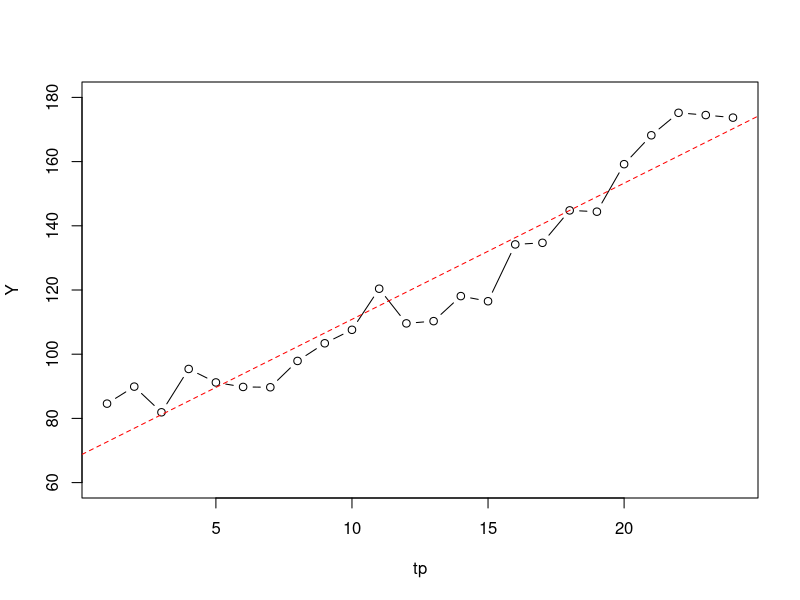
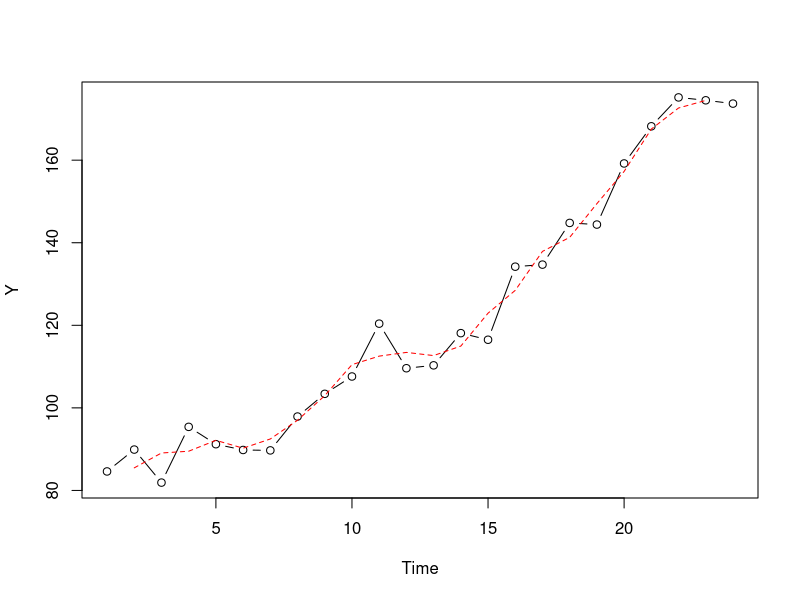
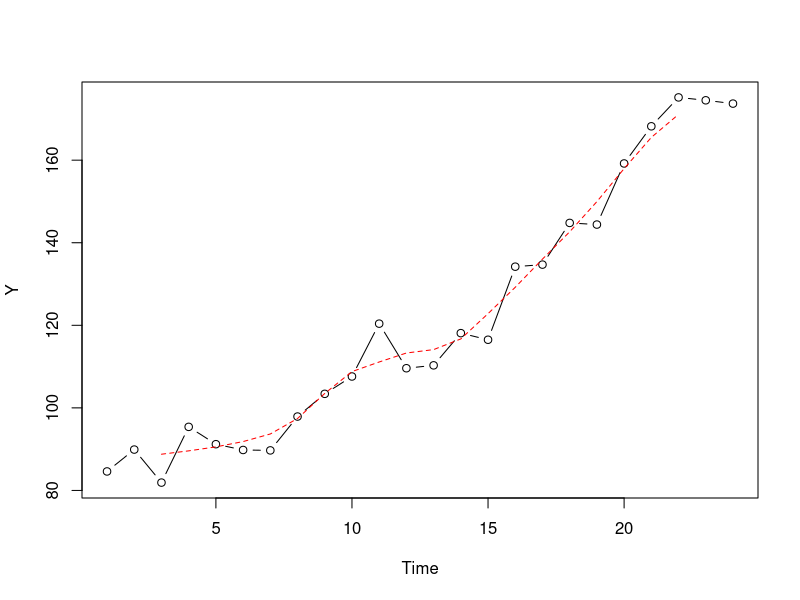
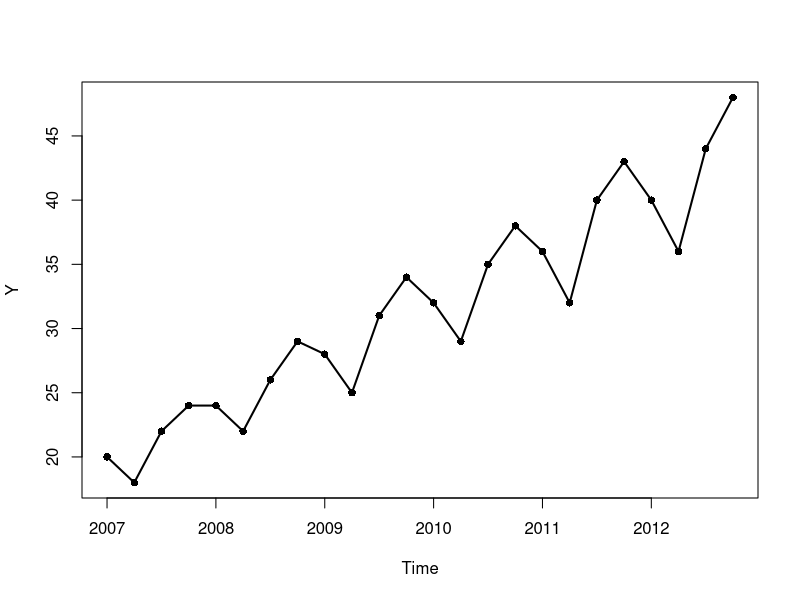
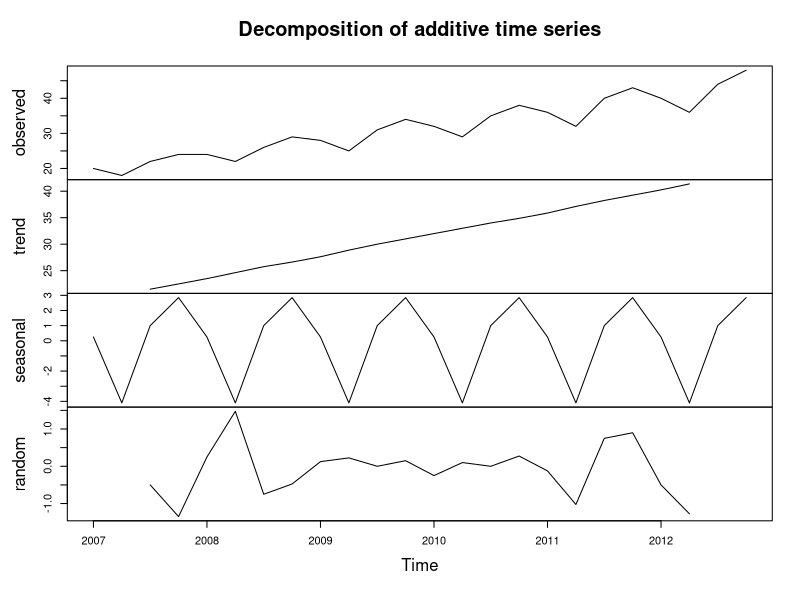
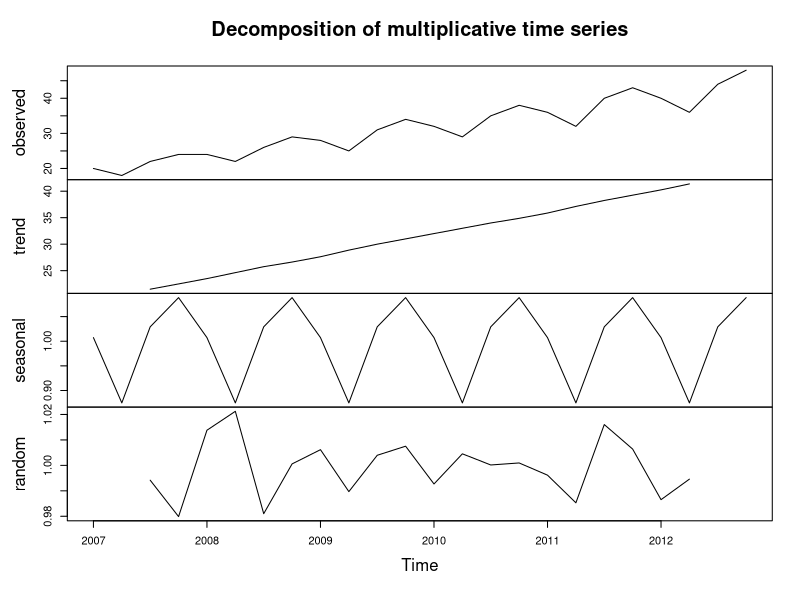
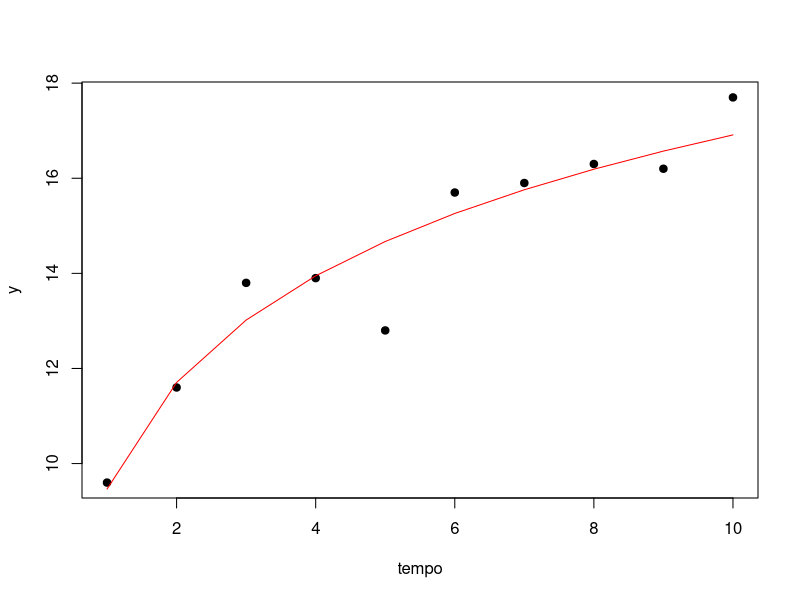
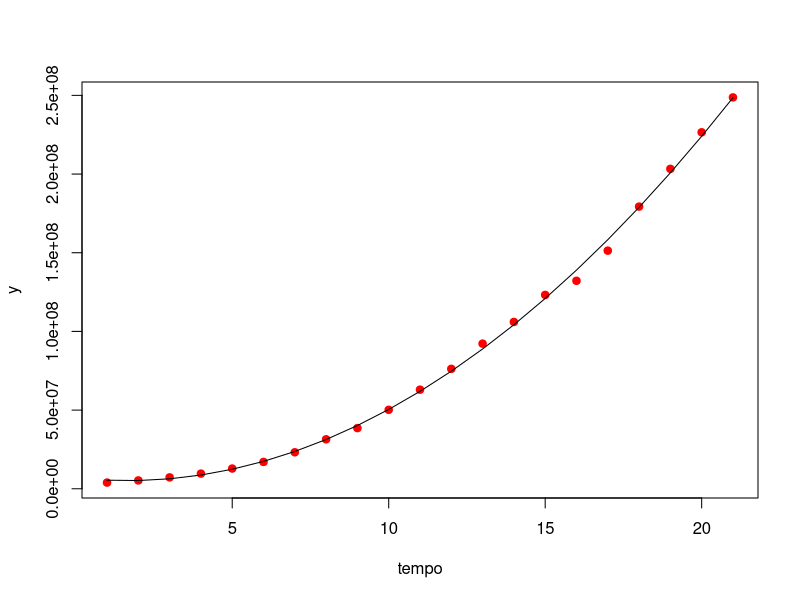

R code for these plots, in order:
## ---- chunk 1
Y = ts(c (84.6, 89.9, 81.9, 95.4, 91.2, 89.8, 89.7, 97.9, 103.4, 107.6, 120.4, 109.6, 110.3, 118.1, 116.5, 134.2, 134.7, 144.8, 144.4, 
159.2, 168.2, 175.2, 174.5, 173.7), frequency = 1)

tp = c(1:length(Y))  # Tempo

reg = lm (Y ~ tp)

plot(tp, Y, type= "b", ylim = c(60,180))

abline(reg, col = "red", lty = 2)
## ---- chunk 2

Y = ts(c (84.6, 89.9, 81.9, 95.4, 91.2, 89.8, 89.7, 97.9, 103.4, 107.6, 120.4, 109.6, 110.3, 118.1, 116.5, 134.2, 134.7, 144.8, 144.4, 
159.2, 168.2, 175.2, 174.5, 173.7), frequency = 1)


MM = filter(Y, c(1/3, 1/3, 1/3), sides = 2)
plot(Y, type = "b")
lines(MM, col = "red", lty = 2)

# Sendo: Yt = linha preta
#        T^t = Linha vermelha
## ---- chunk 3
Y = ts(c (84.6, 89.9, 81.9, 95.4, 91.2, 89.8, 89.7, 97.9, 103.4, 107.6, 120.4, 109.6, 110.3, 118.1, 116.5, 134.2, 134.7, 144.8, 144.4, 
159.2, 168.2, 175.2, 174.5, 173.7), frequency = 1)

MM = filter(Y, c(1/8, rep(1/4, 3), 1/8), sides = 2)
plot(Y, type = "b")
lines(MM, col = "red", lty = 2)
## ---- chunk 4
Y = ts(c(20, 18, 22, 24, 24, 22, 26, 29, 28, 25, 31, 34, 32, 29, 35, 38, 36, 32, 40, 43, 40, 36, 44, 48), start = 2007, frequency = 4)

plot(Y, type = "o", lwd = 2, pch = 16)

# Modelo aditivio:
mod = decompose(Y, type = c("additive"))
mod
plot(mod)

# Modelo multiplicativo
mod = decompose(Y, type = c("multiplicative"))
mod
plot(mod)
## ---- chunk 5
y = c(9.6, 11.6, 13.8, 13.9, 12.8, 15.7, 15.9, 16.3, 16.2, 17.7)

tempo = c(1:10)

reg = lm(y ~ log(tempo))

coef(reg)

plot(tempo, y, pch = 19)
lines(fitted(reg), col = "red")

# Assim:
# Y^t = 9,465 + 3,234 * lnt  
# 9,465 = intercept
# 3,234 = log(tempo)
## ---- chunk 6
y = c(3929214, 5308483, 7239881, 9638453, 12860702, 17063353, 23191876, 31443321, 38558371, 50189209, 62979766, 76212168, 92228496, 106021537, 123202624, 132164569, 151325798, 179323175, 203302031, 226542203, 248709873)

### ajuste do modelo
tempo = 1:length(y)

reg = lm(y ~ tempo + I(tempo^2))  # Regressão

coef(reg)

plot(tempo , y, pch = 19, col = "red")
lines(fitted(reg)) 

### previsão
previsao = predict(reg, data.frame(tempo = 22:26))

plot(tempo , y, pch = 19, col = "red", xlim = c(0,26), ylim = c(min(y), max(previsao)))
lines(fitted(reg))
points(22:26, previsao, pch = 19, col = "blue")
lines(22:26, previsao, col = "blue", lty = 2)

# Ficando assim:
# T^t = 6957920 - 2159870 * t + 650634 * t²
# Sendo os valores intercept, tempo e tempo^2
## ---- chunk 7
z = c(9007, 8106, 8928, 9137, 10017, 10826, 11317, 10744, 9713, 9938, 9161, 8927, 7750, 6981, 8038, 8422, 8714, 9512, 10120, 9823, 8743, 9129, 8710, 8680, 8162, 7306, 8124, 7870, 9387, 9556, 10093, 9620, 8285, 8433, 8160, 8034, 7717, 7461, 7776, 7925, 8634, 8945, 10078, 9179, 8037, 8488, 7874, 8647, 7792, 6957, 7726, 8106, 8890, 9299, 10625, 9302, 8314, 8850, 8265, 8796, 7836, 6892, 7791, 8129, 9115, 9434, 10484, 9827, 9110, 9070, 8633, 9240)

### ajuste do modelo
tp = 1:length(z)
tp

reg = lm(z ~ tp + cos(2*pi*tp/12) + cos(4*pi*tp/12) + cos(6*pi*tp/12) + cos(8*pi*tp/12) + cos(10*pi*tp/12) + cos(12*pi*tp/12) + sin(2*pi*tp/12) + sin(4*pi*tp/12) + sin(6*pi*tp/12) + sin(8*pi*tp/12) + sin(10*pi*tp/12))

coef(reg)

plot(tp, z, pch = 19)
lines(fitted(reg), col = "red")

### previsão
previsao = predict(reg, data.frame(tp = 73:96))

plot(tp , z, pch = 19, col = "red", xlim = c(0, 96), ylim = c(min(previsao), max(z)))
lines(fitted(reg))
points(73:96, previsao, pch = 19, col = "blue")
lines(73:96, previsao, col = "blue", lty = 2)

## ---- chunk 8
y = c(288856, 292435, 301112, 294227, 295512, 307358, 305742, 304435, 290781, 303794, 311976, 317456, 296583, 310928, 317853, 315864, 318834, 331513, 338989, 32725, 327831, 339666, 353127, 343064, 337138, 346857, 349115, 348077, 346444, 357960, 361277, 374078, 372915, 384648, 382530, 380976, 355143, 374322, 378129, 372923, 370386, 377619, 388869, 379334, 382171, 396306, 400805, 381781, 387153, 399267, 398367, 393487, 412589, 416540, 418379, 415205, 402829, 429211, 441890, 440659, 448294, 453256, 454255, 437860, 440951, 457278, 466091, 465451, 467346, 478017, 488983, 488001, 484402, 499723, 517178, 517049, 516533, 522181, 540337, 533328, 527194, 537800, 544884, 556028, 559997, 568218, 576647, 576680, 580265, 580999, 598309, 601399, 603727, 610592, 622001, 621557, 620103, 633902, 650814, 661901, 673166, 673352, 682833, 666125, 670500, 680807, 692740, 696273)

### ajuste do modelo
tp = 1:length(y)
tp

reg = lm(y ~ tp + I(tp^2) + cos(2*pi*tp/4) + cos(4*pi*tp/4) + sin(2*pi*tp/4))

coef(reg)

plot(tp, y, pch = 19)
lines(fitted(reg), col = "red")

### previsão
previsao = predict(reg, data.frame(tp = 109:120))

plot(tp , y, pch = 19, col = "red", xlim = c(0,120), ylim = c(min(y), max(previsao)))
lines(fitted(reg))
points(109:120, previsao, pch = 19, col = "blue")
lines(109:120, previsao, col = "blue", lty = 2)
## ---- chunk 9
y = ts(c(0.8638625, 0.9132749, 0.9707384, 1.0238919, 0.9920862, 1.0625939, 1.0803405, 1.1273655, 1.1133829, 1.1568772, 1.2022584, 1.2400275, 1.2287048, 1.3126748, 1.3394971, 1.3865180, 1.3611805, 1.3948969, 1.4336090, 1.4748757, 1.4327626, 1.4514831, 1.4736331, 1.5084685, 1.4638448, 1.5352103, 1.5456049, 1.5918321, 1.5497863, 1.6036824, 1.6072394, 1.6716465, 1.6209117, 1.6657521, 1.6835262, 1.7535290), start = 2010, frequency = 4)

### ajuste do modelo
tp = 1:length(y)

A <- contr.sum(4)						# d = 4 trimestres
D <- rbind (A, A, A, A, A, A, A, A, A)				# n = 9 anos
D <- data.frame(D)

reg <- lm(y ~ tp + X1 + X2 + X3, data = D)

coef(reg)

-sum(coef(reg)[3:5])	# constante sazonal do 4º trimestre

plot(tp, y, pch = 19)
lines(fitted(reg), col = "red")

### previsão
previsao = predict(reg, data.frame(tp = 37:40, X1 = c(1, 0, 0, -1), X2 = c(0, 1, 0, -1), X3 = c(0, 0, 1, -1)))

plot(tp , y, pch = 19, col = "red", xlim = c(0,40), ylim = c(min(y), max(previsao)))
lines(fitted(reg))
points(37:40, previsao, pch = 19, col = "blue")
lines(37:40, previsao, col = "blue", lty = 2)
## ---- chunk 10
y = ts(c(361, 252, 316, 70, 0, 4, 13, 8, 110, 75, 130, 211, 269, 94, 174, 22, 68, 2, 1, 76, 18, 65, 228, 446, 256, 331, 115, 6, 36, 0, 1, 0, 39, 50, 183, 414, 712, 137, 315, 160, 55, 0, 0, 7, 35, 63, 257, 198, 254, 238, 73, 124, 15, 17, 20, 0, 2, 102, 138, 454, 487, 43, 183, 109, 93, 42, 0, 7, 58, 70, 201, 273, 218, 230, 369, 217, 31, 0, 0, 21, 77, 288, 307, 525, 503, 222, 137, 59, 18, 28, 31, 0, 13, 130, 197, 287, 193, 272, 295, 226, 64, 0, 0, 0, 40, 206, 86, 367, 481, 325, 182, 85, 61, 36, 12, 54, 156, 184, 149, 351, 183, 251, 87, 34, 25, 12, 2, 0, 11, 125, 318, 239, 320, 295, 391, 199, 5, 28, 0, 0, 2, 136, 75, 233, 271, 199, 162, 148, 61, 46, 14, 0, 32, 129, 201, 87, 362, 162, 110, 91, 161, 5, 0, 0, 12, 95, 47, 355, 62, 54, 119, 113, 8, 0, 66, 0, 19, 50, 314, 235), start = 2000, frequency = 12)

### ajuste do modelo
tp = 1:length(y)

A <- contr.sum(12)									# d = 12 meses
D <- rbind (A, A, A, A, A, A, A, A, A, A, A, A, A, A, A)				# n = 15 anos
D <- data.frame(D)

reg <- lm(y ~ X1 + X2 + X3 + X4 + X5 + X6 + X7 + X8 + X9 + X10 + X11, data = D)

coef(reg)

-sum(coef(reg)[2:12])								 	# constante sazonal do mês de dezembro
plot(tp, y, pch = 19)
lines(fitted(reg), col = "red")
## ---- chunk 11
y = ts(c(
0.8582009897, 0.9151117859, 0.9676447967, 1.0295395572, 0.9915433962, 1.0615864304, 1.0833527754, 1.1318924141, 1.1031950701, 1.1575587784, 1.2007106467, 1.2380591126, 1.2240818646, 1.3094400289, 1.3342657017, 1.3969453047, 1.3584915549, 1.4015242304, 1.4356093066, 1.4812769139, 1.4336925516, 1.4546382996, 1.4792259925, 1.5238041469, 1.4631862101, 1.5355887748, 1.5450705601, 1.6016560064, 1.5518964014, 1.6051857210, 1.6186786262, 1.6938598767, 1.6298064955, 1.6959465650, 1.7185921326, 1.7638551058, 1.7152953597, 1.7971916429, 1.8294017606, 1.8703098873, 1.7827110752, 1.6837400001, 1.8670703318, 1.9834242465), start = 2010, frequency = 4)


treino = window(y, start = c(2010, 1), end = c(2018, 4))
teste = window(y, start = c(2019, 1), end = c(2020, 4))


tp = 1:length(treino)

mod1 = lm(treino ~ tp + cos(2*pi*tp/4) + cos(4*pi*tp/4) + sin(2*pi*tp/4))

prev1 = predict(mod1, data.frame(tp = 37:44))

e1 = teste-prev1

mod2 = lm(treino ~ tp + I(tp^2) + cos(2*pi*tp/4) + cos(4*pi*tp/4) + sin(2*pi*tp/4))

prev2 = predict(mod2, data.frame(tp = 37:44))

e2 = teste-prev2

mean(abs(e1)); mean(abs(e2))		### MAE

sqrt(mean(e1^2)); sqrt(mean(e2^2))	### RMSE

## Gráfico comparativo
plot(tp , treino, pch = 19, ylab = "Yt", xlab = "tempo", xlim = c(0, 44), ylim = c(min(y), max(prev1, prev2)))
abline(v = 36.5, lty = 2)
points(37:44, teste, pch = 15, col = "red")
lines(tp, fitted(mod1), col = "green")
lines(tp, fitted(mod2), col = "blue")
lines(37:44, prev1, col = "green", lty = 2)
lines(37:44, prev2, col = "blue", lty = 2)
## ---- chunk 12
y = ts(c(27,34,31,24,18),frequency = 1)

mod = HoltWinters(y, alpha = 0.2, beta = FALSE, gamma = FALSE)

fitted(mod)
coef(mod)
predict(mod)
residuals(mod)
mod$SSE
## ---- chunk 13
## Não sei se ta certo

y  = ts(c (0.50, 2.65, 0.97, 4.12, -0.59, 2.06, 2.17, 0.00, 1.03, 1.40, 2.39, -0.12, 0.96, 1.91, 2.11, -1.07, 
3.78, 1.35, 2.05, -0.10, 2.04, 2.10, 2.34, 0.43, 0.42, 1.86, 0.25, 1.04, 1.59, 1.25, 1.55, 2.83, 0.99, 1.75, 1.72, 2.14, 2.76, 2.62, 2.95, 2.85, 1.90, 1.51, 1.59, 1.70, 2.90, 1.72, 1.64, 1.70, 2.45, 1.90, 3.95, 2.47, 3.14, 3.90, 2.84, 2.39, 2.51, 1.84, 3.42, 2.32, 2.59, 
3.24, 3.38, 2.40, 0.16, 0.47, 1.55, 4.10, 2.31, 1.33, 1.57, 1.23, 0.36, 0.36, 0.24, 1.15, 2.38, 1.77, 1.96, 0.60, 1.20, 0.79, 0.69, 1.64,2.70, 0.96, 1.65, 0.08, 1.16, 1.23, 0.57, 0.68, 0.98, 1.42, 1.62, 2.30, 2.05, 2.85, 2.83, -0.17, 1.05, 2.35, 1.12, 0.15, 2.39, 2.05, 1.45, 0.55, 3.39, 1.52, 1.98, 3.58, 2.56, 4.08, 2.40, 1.00, 2.62, 2.74, 2.96, 2.62, 3.02, 2.76, 2.16, 1.55, 2.93, 3.10, 2.35), frequency = 1)

mod = HoltWinters(y, alpha = 0.2, beta = 0.3, gamma = FALSE)
mod

fitted(mod)
coef(mod)
predict(mod)
residuals(mod)
mod$SSE

## ---- chunk 14
 y = ts(c(71.6, 72.5, 73.5, 74.5, 75.2, 76.3, 
76.9, 78.1, 80.0, 80.9, 81.7, 82.9, 84.7, 
86.3, 88.8, 90.9, 91.5, 93.4, 94.6, 95.9, 
96.7, 97.8, 99.1, 100.0), frequency = 1)


## ---- chunk 15
# Exercício 17

y = ts(c(3676, 3397, 3375.5, 4135.5, 4003.6, 3539.4, 
3378.9, 4088.1, 4034.8, 3866.3, 4310.4, 3950.4, 4110.5, 
3776.5, 3901.8, 4675.1, 4437, 4097.8, 3822.5, 4553.3, 
4558.3, 4262, 4865.9, 4576.2, 4554, 4223.8, 4394.5, 
5080, 5005.7, 4571.9, 4312.8, 5144.3, 5028.2, 4763, 
5436.4, 5019.1), start = 2018, frequency = 12)

mod = HoltWinters(x=y)
mod

fitted(mod)
predict(mod)
coef(mod)

# A)
# Y^fev19 = 3652,670  (Fitted)

# B)
# Y^jan21 = 5171,548  (Predict)

# C)
# lfev19 = 4047,667 (Usamos o LEVEL do mês posterior) (Fitted) 

# D)
# ldez20 = 5080,9885  (Quando acabar os dados fitted, usamos o coef)

# E)
# bfev19 = 44,35875  ( Usamos a TREND do mês posterior) (Fitted)

# F)
# bdez20 = 45,40035 (Usamos o B do Coef já que não existe nos dados fitted)

# G)
# Sjan19 = 58,23245  (Como é sazonalidade, usamos o dado Season do Fitted do outro ano no caso 20)

# H)
# Sdez20 = -69,94598  (Como não existe os dados em fitted, usamos o coef s12)
## ---- chunk 16
# Exercício 18

 y = ts(c(4141.5, 6586.8, 3399.6, 3963.2, 6294.6, 3261, 
3871.3, 6241, 3358.5, 3959.8, 6414.8, 3231.4, 3632.4, 
5593.6, 2863.3, 3240.8, 5079.8, 2687.7), start = 2000, 
frequency = 6)

mod = HoltWinters(y, seasonal = c("multiplicative"))
mod

fitted(mod)
predict(mod)
coef(mod)

# A)
# Y^3B-02 = 2865,712  (Período dentro dos dados, usar Fitted, xhat por ser previsão)

# B)
# Y^1B-03 = 3214,293  (Período fora dos dados, usar predict)

# C)
# l3B-02 = 3827,729  (Usar fitted)

# D)
# S3b-02 = 0,7480415  (Usar coef (s3))

